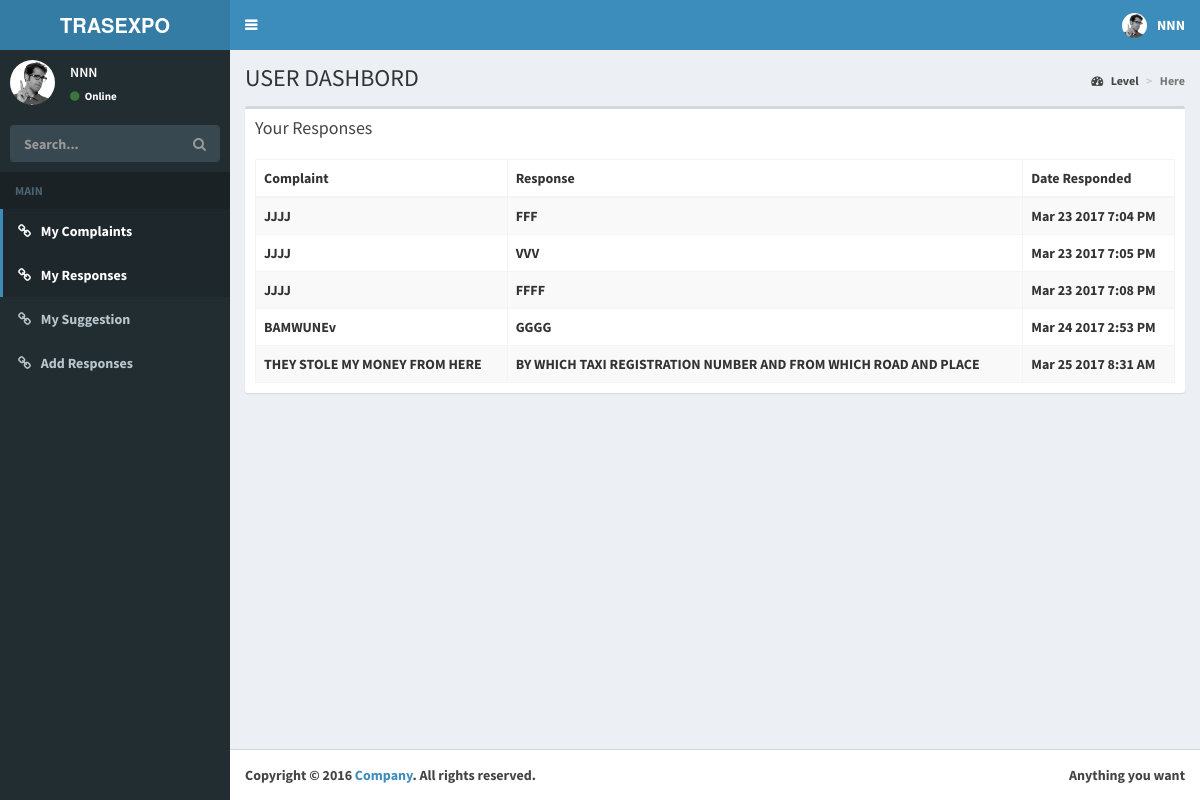
Screenshot of /user.php (signed in) with the database file from the repository.
### tables this page shows
CREATE TABLE IF NOT EXISTS `com_response` (
  `com_rid` int(100) NOT NULL AUTO_INCREMENT,
  `com_cop_id` int(100) NOT NULL,
  `com_rans` varchar(100) NOT NULL,
  `com_rdate` timestamp NOT NULL DEFAULT CURRENT_TIMESTAMP,
  PRIMARY KEY (`com_rid`),
  KEY `com_user` (`com_cop_id`)
);

CREATE TABLE IF NOT EXISTS `complaints` (
  `com_id` int(100) NOT NULL AUTO_INCREMENT,
  `com_user` int(100) NOT NULL,
  `com_quest` varchar(100) NOT NULL,
  `com_type` int(100) NOT NULL,
  `com_date` datetime NOT NULL DEFAULT CURRENT_TIMESTAMP,
  `com_status` varchar(100) DEFAULT 'NO',
  PRIMARY KEY (`com_id`),
  KEY `com_type` (`com_type`),
  KEY `com_user` (`com_user`),
  KEY `com_user_2` (`com_user`)
);

### user.php (the view, shortened to what this page needs)
<!DOCTYPE html>
<html>
<head>
  <link rel="stylesheet" href="bootstrap/css/bootstrap.min.css">
  <link rel="stylesheet" href="https://cdnjs.cloudflare.com/ajax/libs/font-awesome/4.5.0/css/font-awesome.min.css">
  <link rel="stylesheet" href="https://cdnjs.cloudflare.com/ajax/libs/ionicons/2.0.1/css/ionicons.min.css">
  <link rel="stylesheet" href="dist/css/AdminLTE.min.css">
  <link rel="stylesheet" href="dist/css/skins/skin-blue.min.css">
</head>
<body class="hold-transition skin-blue sidebar-mini">
<div class="wrapper">
  <header class="main-header">
     <a href="user.php" class="logo">
      <span class="logo-mini"><b>TRAS</span>
      <span class="logo-lg"><b>TRAS</b>EXPO</span>
    </a>
    <nav class="navbar navbar-static-top" role="navigation">
      <a href="#" class="sidebar-toggle" data-toggle="offcanvas" role="button">
      </a>
      <div class="navbar-custom-menu">
        <ul class="nav navbar-nav">
          <li class="dropdown user user-menu">
            <a href="#" class="dropdown-toggle" data-toggle="dropdown">
              <img src="dist/img/user2-160x160.jpg" class="user-image" alt="User Image">
              <span class="hidden-xs"><?php echo"  ".$_SESSION['usremp']['cl_nam'];?></span>
            </a>
          </li>
        </ul>
      </div>
    </nav>
  </header>
  <aside class="main-sidebar">
    <section class="sidebar">
      <div class="user-panel">
        <div class="pull-left image">
          <img src="dist/img/user2-160x160.jpg" class="img-circle" alt="User Image">
        </div>
        <div class="pull-left info">
          <p><?php echo"  ".$_SESSION['usremp']['cl_nam'];?></p>
          <a href=""><i class="fa fa-circle text-success"></i> Online</a>
        </div>
      </div>
      <form action="" method="get" class="sidebar-form">
        <div class="input-group">
          <input type="text" name="q" class="form-control" placeholder="Search...">
              <span class="input-group-btn">
                <button type="submit" name="search" id="search-btn" class="btn btn-flat"><i class="fa fa-search"></i>
                </button>
              </span>
        </div>
      </form>
      <ul class="sidebar-menu">
        <li class="header">MAIN</li>
        <li class="active"><a href="?user=cop"><i class="fa fa-link"></i> <span>My Complaints</span></a></li>
		<li class="active"><a href="?user=resp"><i class="fa fa-link"></i> <span>My Responses</span></a></li>
        <li><a href="?user=sugge"><i class="fa fa-link"></i> <span>My Suggestion</span></a></li>
		 <?php
		 if($_SESSION['usremp']['usr_leve']=='KOTSA'||$_SESSION['usremp']['usr_leve']=='STAGE GUIDE' ){ ?>
		<li><a href="?user=add_r"><i class="fa fa-link"></i> <span>Add Responses</span></a></li>
         <?php } ?>
      </ul>
    </section>
  </aside>
  <div class="content-wrapper">
    <section class="content-header">
      <h1>
        USER DASHBORD
      </h1>
      <ol class="breadcrumb">
        <li><a href="?empl=r"><i class="fa fa-dashboard"></i> Level</a></li>
        <li class="active">Here</li>
      </ol>
    </section>
    <section class="content">
				 <?php
	$page=$_GET['user'];
 switch ($page){
		default:
		Vresp();
		break;
}
?>
    </section>
  </div>
  <footer class="main-footer">
    <div class="pull-right hidden-xs">
      Anything you want
    </div>
    <strong>Copyright &copy; 2016 <a href="#">Company</a>.</strong> All rights reserved.
  </footer>
</div>
</body>
</html>
<?php  function Vresp(){
$user_ids =$_SESSION['usremp']['cl_id'];
?>
		 <div class="box">
            <div class="box-header">
              <h3 class="box-title">Your Responses</h3>
            </div>
<?php
$result = mysql_query("Select
  com_response.*,
  complaints.*,
  complaints.com_user As com_user1
From
  com_response Inner Join
  complaints
    On com_response.com_cop_id = complaints.com_id
Where
  complaints.com_user =$user_ids");?>
            <div class="box-body">
              <table id="example2" class="table table-bordered table-striped">
                <thead>
                <tr>
                  <th>Complaint</th>
                  <th>Response</th>
				  <th>Date Responded</th>
                </tr>
                </thead>
                <tbody>
<?php while($row = mysql_fetch_array($result))
  {?>
                <tr>
                  <td><?php  echo $row['com_quest'] ;?></td>
                  <td><?php  echo $row['com_rans'] ;?></td>
				  <td><?php  echo  date('M j Y g:i A', strtotime($row['com_rdate'])) ;?></td>
                </tr>
              <?php  }?>
                </tbody>
              </table>
            </div>
          </div>
<?php  } ?>

### rows the page displays
com_response: com_cop.com_quest "JJJJ", com_rans "FFF", com_rdate "Mar 23 2017 7:04 PM"
com_response: com_cop.com_quest "JJJJ", com_rans "VVV", com_rdate "Mar 23 2017 7:05 PM"
com_response: com_cop.com_quest "JJJJ", com_rans "FFFF", com_rdate "Mar 23 2017 7:08 PM"
com_response: com_cop.com_quest "BAMWUNEv", com_rans "GGGG", com_rdate "Mar 24 2017 2:53 PM"
com_response: com_cop.com_quest "THEY STOLE MY MONEY FROM HERE", com_rans "BY WHICH TAXI REGISTRATION NUMBER AND FROM WHICH ROAD AND PLACE", com_rdate "Mar 25 2017 8:31 AM"

### other values shown
$_SESSION['usremp']['cl_nam'] "NNN"
